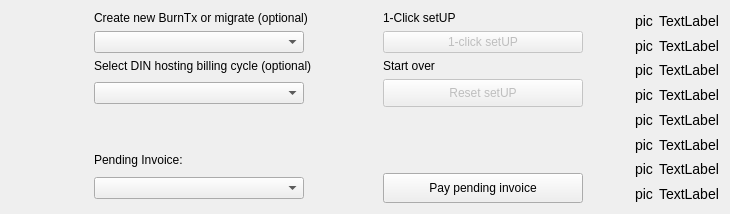
          <widget class="QWidget" name="setupButtons" native="true">
           <layout class="QHBoxLayout" name="horizontalLayout">
            <item>
             <layout class="QGridLayout" name="gridLayout_3">
              <item row="3" column="3">
               <widget class="SinPushButton" name="btnSetupReset">
                <property name="enabled">
                 <bool>false</bool>
                </property>
                <property name="sizePolicy">
                 <sizepolicy hsizetype="Preferred" vsizetype="Fixed">
                  <horstretch>0</horstretch>
                  <verstretch>0</verstretch>
                 </sizepolicy>
                </property>
                <property name="minimumSize">
                 <size>
                  <width>200</width>
                  <height>28</height>
                 </size>
                </property>
                <property name="maximumSize">
                 <size>
                  <width>200</width>
                  <height>28</height>
                 </size>
                </property>
                <property name="styleSheet">
                 <string notr="true"/>
                </property>
                <property name="text">
                 <string>Reset setUP</string>
                </property>
               </widget>
              </item>
              <item row="6" column="1">
               <widget class="QComboBox" name="comboInvoice">
                <property name="sizePolicy">
                 <sizepolicy hsizetype="Fixed" vsizetype="Fixed">
                  <horstretch>0</horstretch>
                  <verstretch>0</verstretch>
                 </sizepolicy>
                </property>
                <property name="minimumSize">
                 <size>
                  <width>200</width>
                  <height>0</height>
                 </size>
                </property>
                <property name="maximumSize">
                 <size>
                  <width>210</width>
                  <height>16777215</height>
                 </size>
                </property>
                <property name="styleSheet">
                 <string notr="true">QComboBox QAbstractItemView  {
min-width: 270px;
    }</string>
                </property>
               </widget>
              </item>
              <item row="0" column="3">
               <widget class="QLabel" name="label_8">
                <property name="styleSheet">
                 <string notr="true"/>
                </property>
                <property name="text">
                 <string>1-Click setUP</string>
                </property>
               </widget>
              </item>
              <item row="1" column="1">
               <widget class="QComboBox" name="comboBurnTx">
                <property name="sizePolicy">
                 <sizepolicy hsizetype="Fixed" vsizetype="Fixed">
                  <horstretch>0</horstretch>
                  <verstretch>0</verstretch>
                 </sizepolicy>
                </property>
                <property name="minimumSize">
                 <size>
                  <width>210</width>
                  <height>0</height>
                 </size>
                </property>
                <property name="maximumSize">
                 <size>
                  <width>210</width>
                  <height>16777215</height>
                 </size>
                </property>
                <property name="styleSheet">
                 <string notr="true"/>
                </property>
               </widget>
              </item>
              <item row="2" column="3">
               <widget class="QLabel" name="labelStartOverText">
                <property name="sizePolicy">
                 <sizepolicy hsizetype="Preferred" vsizetype="Fixed">
                  <horstretch>0</horstretch>
                  <verstretch>0</verstretch>
                 </sizepolicy>
                </property>
                <property name="styleSheet">
                 <string notr="true"/>
                </property>
                <property name="text">
                 <string>Start over</string>
                </property>
               </widget>
              </item>
              <item row="6" column="3">
               <widget class="SinPushButton" name="payButton">
                <property name="sizePolicy">
                 <sizepolicy hsizetype="Preferred" vsizetype="Fixed">
                  <horstretch>0</horstretch>
                  <verstretch>0</verstretch>
                 </sizepolicy>
                </property>
                <property name="minimumSize">
                 <size>
                  <width>200</width>
                  <height>30</height>
                 </size>
                </property>
                <property name="maximumSize">
                 <size>
                  <width>200</width>
                  <height>30</height>
                 </size>
                </property>
                <property name="styleSheet">
                 <string notr="true"/>
                </property>
                <property name="text">
                 <string>Pay pending invoice</string>
                </property>
               </widget>
              </item>
              <item row="0" column="0">
               <widget class="QLabel" name="label_4">
                <property name="sizePolicy">
                 <sizepolicy hsizetype="Fixed" vsizetype="Preferred">
                  <horstretch>0</horstretch>
                  <verstretch>0</verstretch>
                 </sizepolicy>
                </property>
                <property name="minimumSize">
                 <size>
                  <width>77</width>
                  <height>0</height>
                 </size>
                </property>
                <property name="maximumSize">
                 <size>
                  <width>77</width>
                  <height>0</height>
                 </size>
                </property>
                <property name="text">
                 <string>spacer</string>
                </property>
               </widget>
              </item>
              <item row="2" column="1">
               <widget class="QLabel" name="label_5">
                <property name="sizePolicy">
                 <sizepolicy hsizetype="Preferred" vsizetype="Fixed">
                  <horstretch>0</horstretch>
                  <verstretch>0</verstretch>
                 </sizepolicy>
                </property>
                <property name="styleSheet">
                 <string notr="true"/>
                </property>
                <property name="text">
                 <string>Select DIN hosting billing cycle (optional)</string>
                </property>
               </widget>
              </item>
              <item row="0" column="1">
               <widget class="QLabel" name="label_6">
                <property name="sizePolicy">
                 <sizepolicy hsizetype="Preferred" vsizetype="Fixed">
                  <horstretch>0</horstretch>
                  <verstretch>0</verstretch>
                 </sizepolicy>
                </property>
                <property name="styleSheet">
                 <string notr="true"/>
                </property>
                <property name="text">
                 <string>Create new BurnTx or migrate (optional)</string>
                </property>
               </widget>
              </item>
              <item row="3" column="1">
               <widget class="QComboBox" name="comboBilling">
                <property name="sizePolicy">
                 <sizepolicy hsizetype="Fixed" vsizetype="Fixed">
                  <horstretch>0</horstretch>
                  <verstretch>0</verstretch>
                 </sizepolicy>
                </property>
                <property name="minimumSize">
                 <size>
                  <width>210</width>
                  <height>0</height>
                 </size>
                </property>
                <property name="maximumSize">
                 <size>
                  <width>210</width>
                  <height>16777215</height>
                 </size>
                </property>
               </widget>
              </item>
              <item row="0" column="4">
               <widget class="QLabel" name="label_10">
                <property name="sizePolicy">
                 <sizepolicy hsizetype="Fixed" vsizetype="Preferred">
                  <horstretch>0</horstretch>
                  <verstretch>0</verstretch>
                 </sizepolicy>
                </property>
                <property name="minimumSize">
                 <size>
                  <width>40</width>
                  <height>0</height>
                 </size>
                </property>
                <property name="maximumSize">
                 <size>
                  <width>40</width>
                  <height>0</height>
                 </size>
                </property>
                <property name="text">
                 <string>spacer</string>
                </property>
               </widget>
              </item>
              <item row="5" column="1">
               <widget class="QLabel" name="labelInvoicePending">
                <property name="sizePolicy">
                 <sizepolicy hsizetype="Preferred" vsizetype="Fixed">
                  <horstretch>0</horstretch>
                  <verstretch>0</verstretch>
                 </sizepolicy>
                </property>
                <property name="styleSheet">
                 <string notr="true"/>
                </property>
                <property name="text">
                 <string>Pending Invoice:</string>
                </property>
               </widget>
              </item>
              <item row="0" column="2">
               <widget class="QLabel" name="label_7">
                <property name="sizePolicy">
                 <sizepolicy hsizetype="Fixed" vsizetype="Preferred">
                  <horstretch>0</horstretch>
                  <verstretch>0</verstretch>
                 </sizepolicy>
                </property>
                <property name="minimumSize">
                 <size>
                  <width>59</width>
                  <height>0</height>
                 </size>
                </property>
                <property name="maximumSize">
                 <size>
                  <width>59</width>
                  <height>0</height>
                 </size>
                </property>
                <property name="text">
                 <string>spacer</string>
                </property>
               </widget>
              </item>
              <item row="4" column="1">
               <spacer name="verticalSpacer_5">
                <property name="orientation">
                 <enum>Qt::Vertical</enum>
                </property>
                <property name="sizeHint" stdset="0">
                 <size>
                  <width>20</width>
                  <height>40</height>
                 </size>
                </property>
               </spacer>
              </item>
              <item row="1" column="3">
               <widget class="SinPushButton" name="btnSetup">
                <property name="enabled">
                 <bool>false</bool>
                </property>
                <property name="sizePolicy">
                 <sizepolicy hsizetype="Fixed" vsizetype="Fixed">
                  <horstretch>0</horstretch>
                  <verstretch>0</verstretch>
                 </sizepolicy>
                </property>
                <property name="minimumSize">
                 <size>
                  <width>0</width>
                  <height>0</height>
                 </size>
                </property>
                <property name="maximumSize">
                 <size>
                  <width>200</width>
                  <height>28</height>
                 </size>
                </property>
                <property name="layoutDirection">
                 <enum>Qt::LeftToRight</enum>
                </property>
                <property name="styleSheet">
                 <string notr="true"/>
                </property>
                <property name="text">
                 <string>1-click setUP</string>
                </property>
               </widget>
              </item>
             </layout>
            </item>
            <item>
             <layout class="QHBoxLayout" name="horizontalLayout_4" stretch="15,85">
              <item>
               <layout class="QVBoxLayout" name="verticalLayout_7">
                <item>
                 <widget class="QLabel" name="labelPic_1">
                  <property name="styleSheet">
                   <string notr="true">font-size:14px;</string>
                  </property>
                  <property name="text">
                   <string>pic</string>
                  </property>
                 </widget>
                </item>
                <item>
                 <widget class="QLabel" name="labelPic_2">
                  <property name="styleSheet">
                   <string notr="true">font-size:14px;</string>
                  </property>
                  <property name="text">
                   <string>pic</string>
                  </property>
                 </widget>
                </item>
                <item>
                 <widget class="QLabel" name="labelPic_3">
                  <property name="styleSheet">
                   <string notr="true">font-size:14px;</string>
                  </property>
                  <property name="text">
                   <string>pic</string>
                  </property>
                 </widget>
                </item>
                <item>
                 <widget class="QLabel" name="labelPic_4">
                  <property name="styleSheet">
                   <string notr="true">font-size:14px;</string>
                  </property>
                  <property name="text">
                   <string>pic</string>
                  </property>
                 </widget>
                </item>
                <item>
                 <widget class="QLabel" name="labelPic_5">
                  <property name="styleSheet">
                   <string notr="true">font-size:14px;</string>
                  </property>
                  <property name="text">
                   <string>pic</string>
                  </property>
                 </widget>
                </item>
                <item>
                 <widget class="QLabel" name="labelPic_6">
                  <property name="styleSheet">
                   <string notr="true">font-size:14px;</string>
                  </property>
                  <property name="text">
                   <string>pic</string>
                  </property>
                 </widget>
                </item>
                <item>
                 <widget class="QLabel" name="labelPic_7">
                  <property name="styleSheet">
                   <string notr="true">font-size:14px;</string>
                  </property>
                  <property name="text">
                   <string>pic</string>
                  </property>
                 </widget>
                </item>
                <item>
                 <widget class="QLabel" name="labelPic_8">
                  <property name="styleSheet">
                   <string notr="true">font-size:14px;</string>
                  </property>
                  <property name="text">
                   <string>pic</string>
                  </property>
                 </widget>
                </item>
               </layout>
              </item>
              <item>
               <layout class="QVBoxLayout" name="verticalLayout_8">
                <item>
                 <widget class="QLabel" name="labelTxt_1">
                  <property name="styleSheet">
                   <string notr="true">font-size:14px;
</string>
                  </property>
                  <property name="text">
                   <string>TextLabel</string>
                  </property>
                  <property name="wordWrap">
                   <bool>true</bool>
                  </property>
                 </widget>
                </item>
                <item>
                 <widget class="QLabel" name="labelTxt_2">
                  <property name="styleSheet">
                   <string notr="true">font-size:14px;

</string>
                  </property>
                  <property name="text">
                   <string>TextLabel</string>
                  </property>
                  <property name="wordWrap">
                   <bool>true</bool>
                  </property>
                 </widget>
                </item>
                <item>
                 <widget class="QLabel" name="labelTxt_3">
                  <property name="styleSheet">
                   <string notr="true">font-size:14px;

</string>
                  </property>
                  <property name="text">
                   <string>TextLabel</string>
                  </property>
                  <property name="wordWrap">
                   <bool>true</bool>
                  </property>
                 </widget>
                </item>
                <item>
                 <widget class="QLabel" name="labelTxt_4">
                  <property name="styleSheet">
                   <string notr="true">font-size:14px;

</string>
                  </property>
                  <property name="text">
                   <string>TextLabel</string>
                  </property>
                  <property name="wordWrap">
                   <bool>true</bool>
                  </property>
                 </widget>
                </item>
                <item>
                 <widget class="QLabel" name="labelTxt_5">
                  <property name="styleSheet">
                   <string notr="true">font-size:14px;
</string>
                  </property>
                  <property name="text">
                   <string>TextLabel</string>
                  </property>
                  <property name="wordWrap">
                   <bool>true</bool>
                  </property>
                 </widget>
                </item>
                <item>
                 <widget class="QLabel" name="labelTxt_6">
                  <property name="styleSheet">
                   <string notr="true">font-size:14px;
</string>
                  </property>
                  <property name="text">
                   <string>TextLabel</string>
                  </property>
                  <property name="wordWrap">
                   <bool>true</bool>
                  </property>
                 </widget>
                </item>
                <item>
                 <widget class="QLabel" name="labelTxt_7">
                  <property name="styleSheet">
                   <string notr="true">font-size:14px;
</string>
                  </property>
                  <property name="text">
                   <string>TextLabel</string>
                  </property>
                  <property name="wordWrap">
                   <bool>true</bool>
                  </property>
                 </widget>
                </item>
                <item>
                 <widget class="QLabel" name="labelTxt_8">
                  <property name="styleSheet">
                   <string notr="true">font-size:14px;
</string>
                  </property>
                  <property name="text">
                   <string>TextLabel</string>
                  </property>
                  <property name="wordWrap">
                   <bool>true</bool>
                  </property>
                 </widget>
                </item>
               </layout>
              </item>
             </layout>
            </item>
           </layout>
          </widget>
